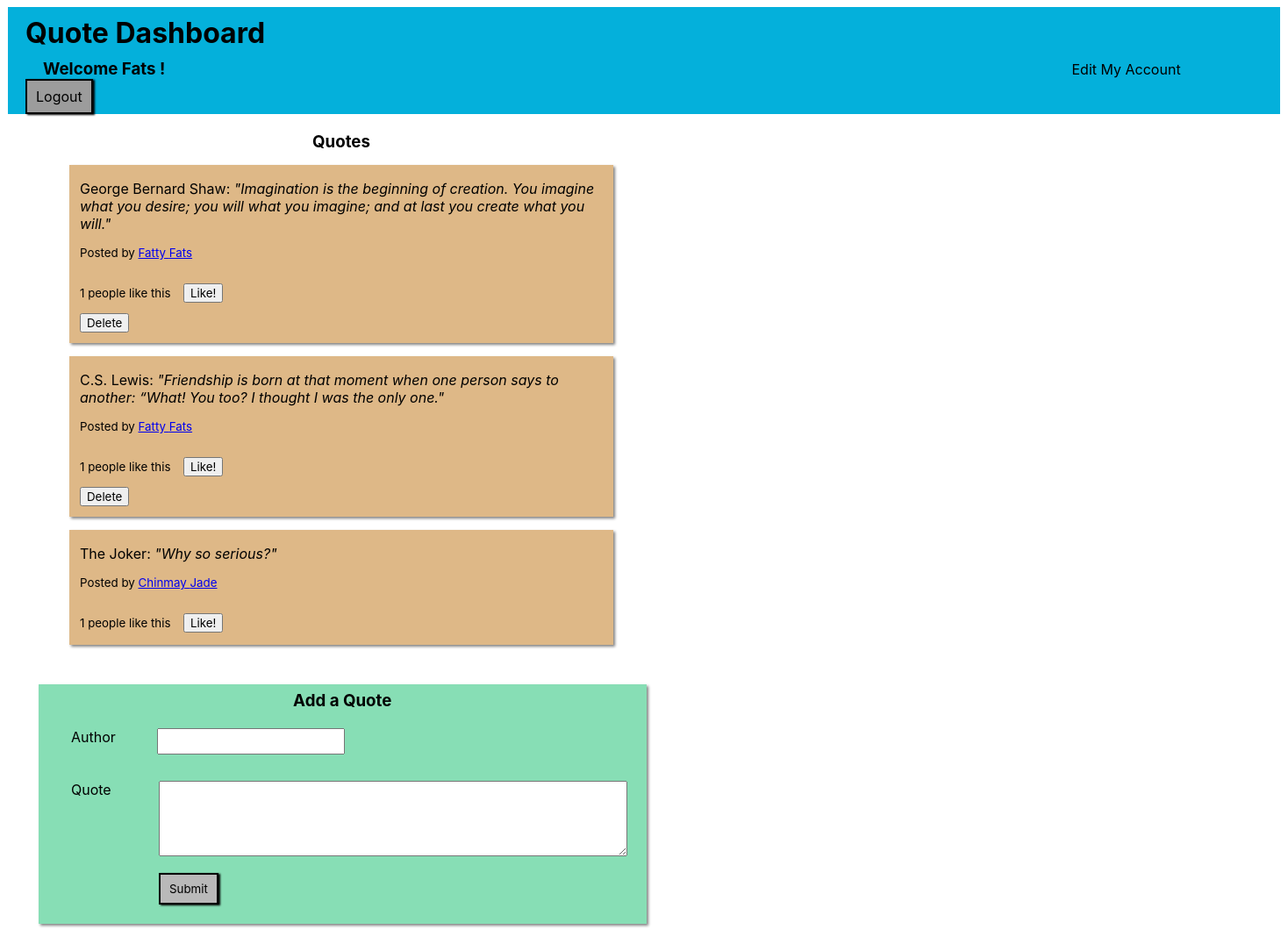
/quotes (signed in), run on the app's committed database.
### quote_dash/models.py (models this page shows)
class User(models.Model):
    first_name = models.CharField(max_length=255)
    last_name = models.CharField(max_length=255)
    email = models.CharField(max_length=255)
    password = models.CharField(max_length=255)
    created_at = models.DateTimeField(auto_now_add=True)
    updated_at = models.DateTimeField(auto_now=True)
    objects = UserManager()

class Quote(models.Model):
    quote = models.TextField()
    author = models.CharField(max_length=255)
    user = models.ForeignKey(User, related_name="quotes", on_delete=models.CASCADE) #one to many
    liked_by = models.ManyToManyField(User, related_name="likes")  #many to many
    created_at = models.DateTimeField(auto_now_add=True)
    updated_at = models.DateTimeField(auto_now=True)
    objects = QuoteManager()

### quote_dash/views.py (the view)
# urls.py: path('quotes', views.quotes),
def quotes(request):
    if request.method != "POST":
        if 'user_name' not in request.session:
            return redirect('/')
    context = {
        "all_quotes" : Quote.objects.all(),
    }
    return render(request, 'quotes.html', context)

### quote_dash/templates/quotes.html (shortened to what this page needs)
<!DOCTYPE html>
<html lang="en">
<head>
    {% load static %}
    <link rel="stylesheet" href="{% static '/style_quote.css' %}">
</head>
<body>
    <div id="wrapper">
        <div id="header">
            <h1>Quote Dashboard</h1>
            <h3>Welcome {{request.session.user_name}} !</h3>
            <a id="edit_acc" href="/edit_account">Edit My Account</a>
            <a id="logout" href="/logout">Logout</a>
        </div>
        <div id="quotes_container">
            <h3>Quotes</h3>
            {% for quote in all_quotes %}
            <div class="quotes">
                <p id="the_quote">{{quote.author}}: <span style="font-style: italic;">"{{quote.quote}}"</span></p>
                <p id="posted_by">Posted by <a href="/user/{{quote.user.id}}">{{quote.user.first_name}} {{quote.user.last_name}}</a></p>
                {% if quote.liked_by.count > 0 %}
                    {% if quote.liked_by.count < 2 %}
                        <p>{{quote.liked_by.count}} people like this</p>
                    {% else %}
                        <p>{{quote.liked_by.count}} people like this</p>
                    {% endif %}
                {% endif %}
                <form id="like_button" action="/post_like" method="POST">
                    <button type="submit">Like!</button>
                </form>
                {% if quote.user.id == request.session.user_id %}
                <form id="delete_button" action="/delete_quote" method="POST">
                    <button type="submit">Delete</button>
                </form>
                {% endif %}
            </div>
            {% endfor %}
        </div>
        <div id="add_quote">
            <h3>Add a Quote</h3>
            <form action="/post_quote" method="POST">
                <label for="author">Author </label><input type="text" name="author"><br>
                <label for="quote">Quote </label>
                <textarea name="quote" cols="50" rows="4" style="font-size: medium;"></textarea><br>
                <button type="submit">Submit</button>
            </form>
        </div>
    </div>
</body>
</html>

### quote_dash/static/style_quote.css (style rules this page uses)
* { font-family: -apple-system, BlinkMacSystemFont, 'Segoe UI', Roboto, Oxygen, Ubuntu, Cantarell, 'Open Sans', 'Helvetica Neue', sans-serif; }
#wrapper { width: 1450px; margin: auto; }
#wrapper > * { vertical-align: top; }
#header { background-color: #04b0db; padding: 10px 20px; }
#header h1 { margin: 0px; text-align: left; display: block; }
#header h3 { display: inline-block; padding: 0px 20px; margin: 10px 0px; width: 1130px; }
#edit_acc, #back { margin: 0px 10px; padding: 8px 8px; color: black; text-decoration: none; }
#logout { border: 2px solid black; padding: 8px 10px; background-color: rgb(156, 156, 156); box-shadow: black 2px 1px 2px; text-decoration: none; color: black; }
#quotes_container { display: inline-block; margin: 15px 35px; padding: 0px 20px; width: 650px; }
#quotes_container h3 { margin: 5px; text-align: center; }
.quotes { padding: 0px 10px; margin: 15px; border: solid 2px burlywood; background-color: burlywood; box-shadow: gray 2px 2px 3px; }
#the_quote { font-size: medium; display: block }
#posted_by { font-size: 10pt; display: block; color: black; text-decoration: none; }
.quotes p { font-size: 10pt; display: inline-block; margin: 15px 0px; }
#like_button { display: inline-block; margin-left: 10px; margin-bottom: 10px; }
#delete_button { margin-bottom: 10px; }
#add_quote { display: inline-block; margin: 15px 35px; padding: 0px 20px; border: solid 2px rgb(135, 222, 181); background-color: rgb(135, 222, 181); box-shadow: gray 2px 2px 3px; }
#add_quote h3 { margin: 5px; text-align: center; }
#add_quote label { width: 80px; display: inline-block; margin: 15px; vertical-align: top; }
#add_quote input { width: 200px; padding: 5px; margin: 15px 3px; vertical-align: middle; }
#add_quote textarea { margin: 15px 0px; }
#add_quote button { margin-left: 115px; margin-bottom: 20px; border: 2px solid black; padding: 8px 10px; background-color: rgb(185, 185, 185); box-shadow: black 2px 1px 2px; text-decoration: none; color: black; }

### data on the page
User: session.user_name "Fats"
Quote: author "George Bernard Shaw", quote "Imagination is the beginning of creation. You imagine what you desire; you will what you imagine; and at last you create what you will.", user.first_name "Fatty", user.last_name "Fats", liked_by.count "1"
Quote: author "C.S. Lewis", quote "Friendship is born at that moment when one person says to another: “What! You too? I thought I was the only one.", user.first_name "Fatty", user.last_name "Fats", liked_by.count "1"
Quote: author "The Joker", quote "Why so serious?", user.first_name "Chinmay", user.last_name "Jade", liked_by.count "1"
